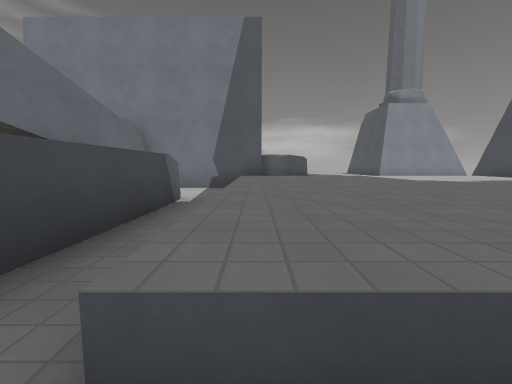
View 1 (above)

22 first-person views from a walk through a 3-D level made in the Godot game engine. The camera is 1.3 m above the floor, tilts 6° down and sees 90° across. The floor is counted in squares, 2 m on a side. Each view is taken from the middle of a square. On the plan, view 1 faces up. The plan holds only what a view shows up to about 9 squares ahead; the rest is blank. The place goes on beyond the plan. Surface patterns are stand-ins for the level's own textures.

View 2
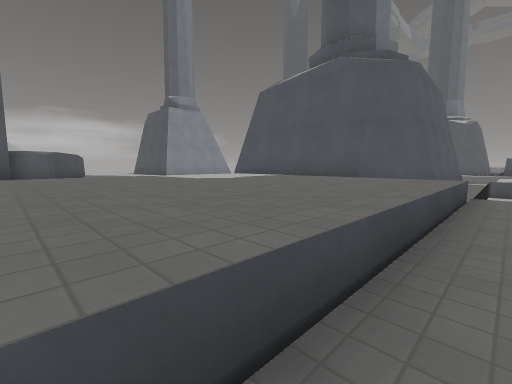

View 3
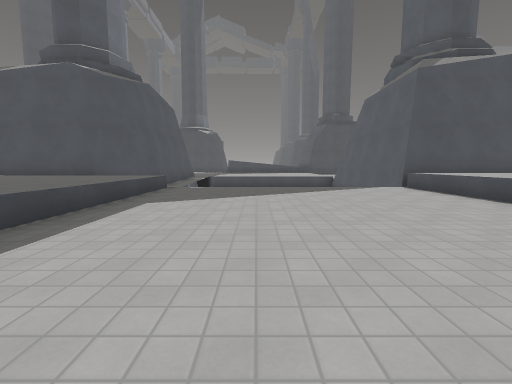

View 4
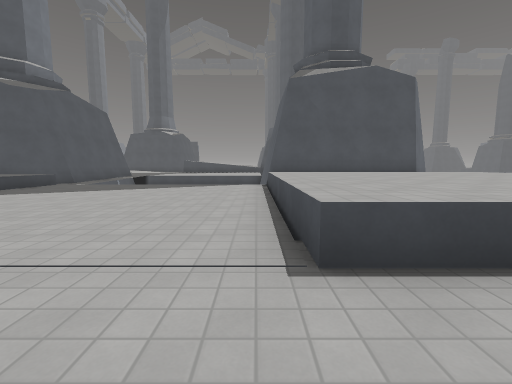

View 5
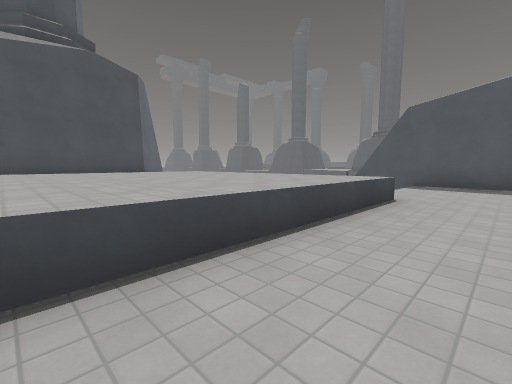

View 6
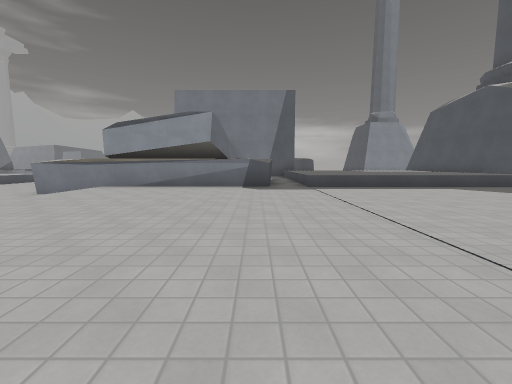

View 7
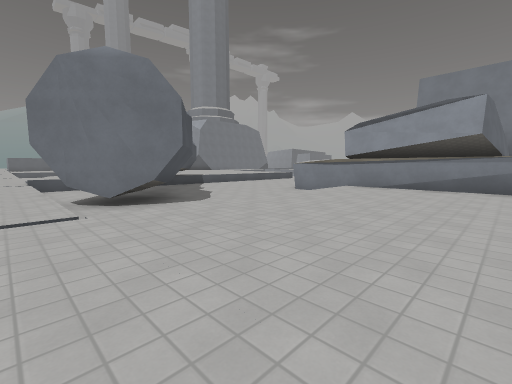

View 8
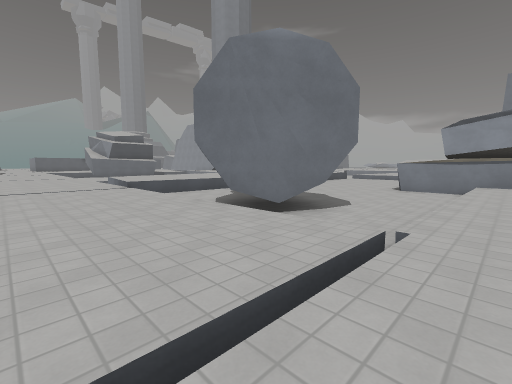

View 9
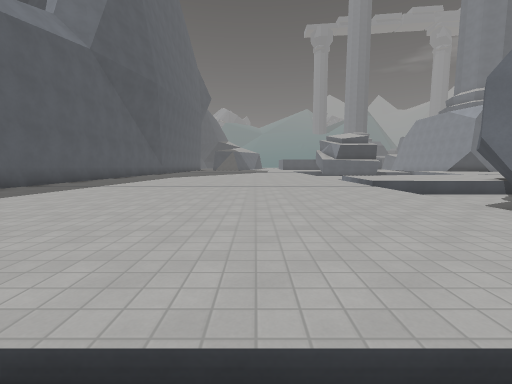

View 10
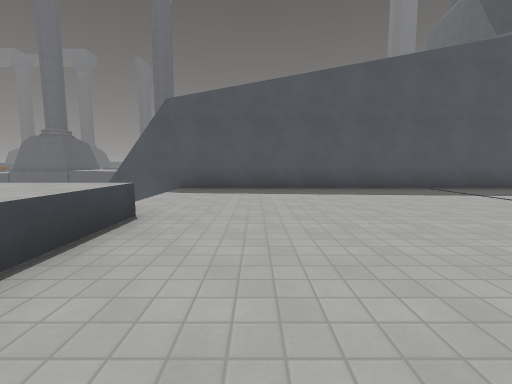

View 11
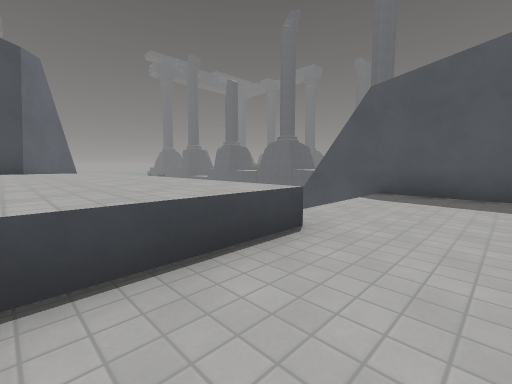

View 12
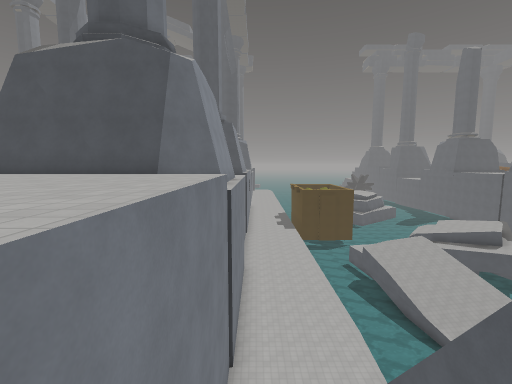

View 13
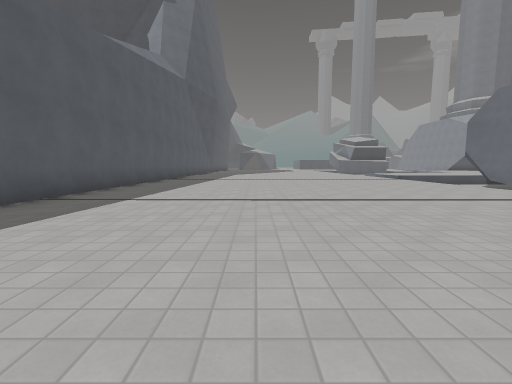

View 14
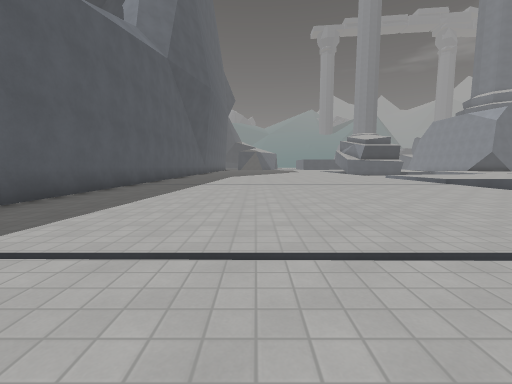

View 15
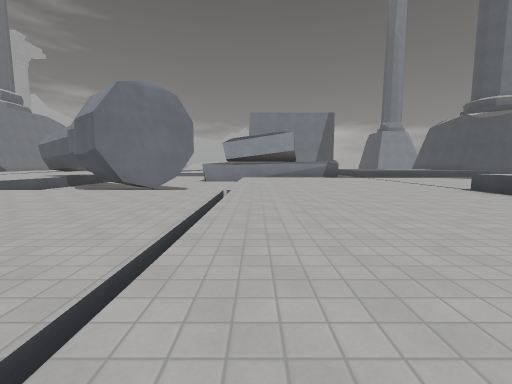

View 16
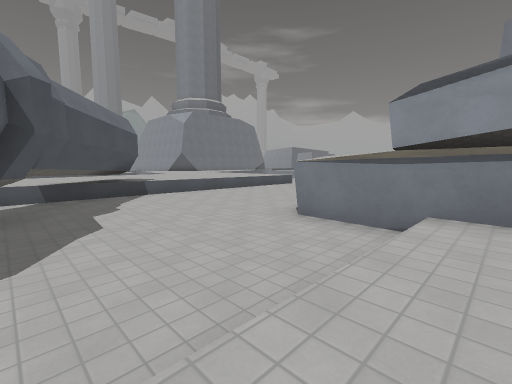

View 17
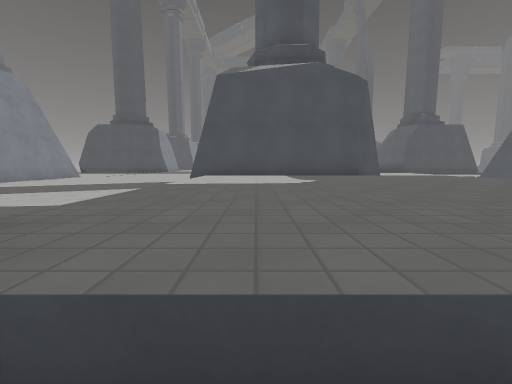

View 18
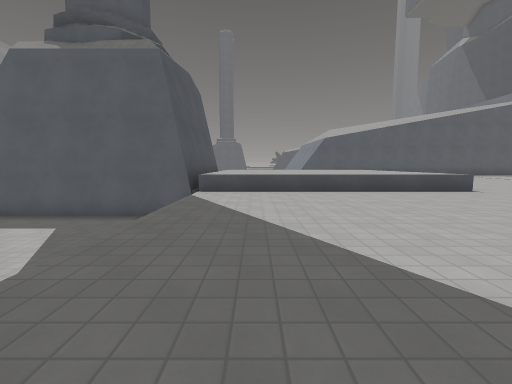

View 19
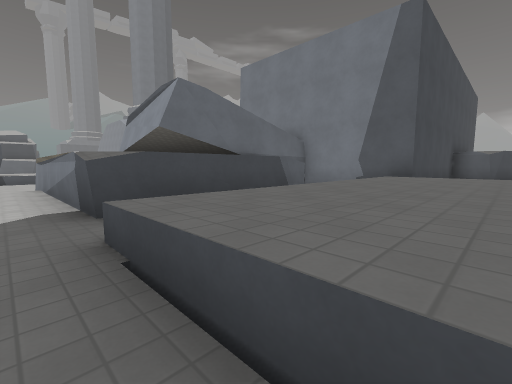

View 20
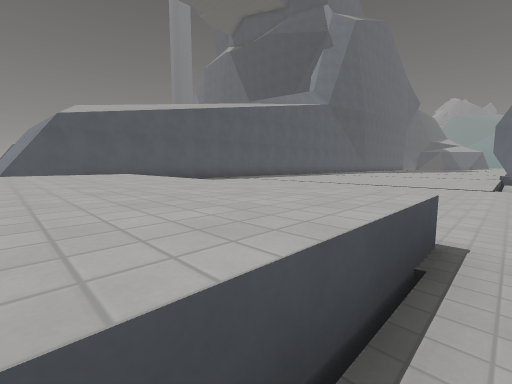

View 21
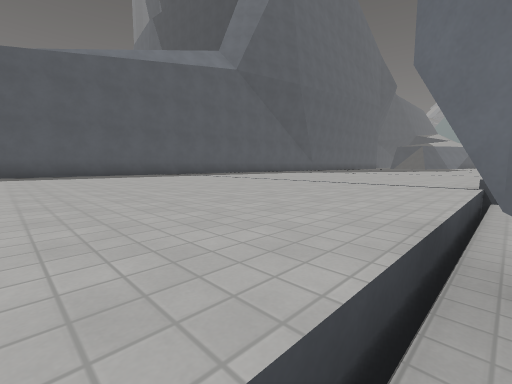

View 22
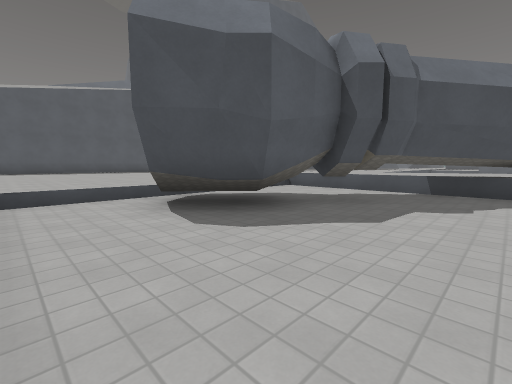

### Floor plan
Key: @ floor where view 1 was taken; # wall or solid block; . main floor; - floor 0.5 m lower than the main floor; / step, stairs or slope; ^ raised ledge; v drop or lower ground.
Columns run from 16 left of view 1 to 9 right of it. Each row starts with its distance up from view 1.
 14                        ..
 13                       ...
 12                      ....
 11                 #   .....
 10                 #  ......
  9                 #  .....
  8              ####      #
  7              #..^^^^^^^#
  6               ..^^^^^^^#
  5               #.^^^^^^^#
  4               ^.^^^^^^^#
  3     ---       ^.^^^^^^^#
  2   ^----       ^.^^^^^^^###
  1   ^----###^^^^^.^^^^^^^  #
  0  #^-------......@......
 -1 ^##-------.............
 -2 ^^##------.............
 -3 ^^^###----............. v
 -4  ^^-####--............. vv
 -5   ^--###-/............. vv
 -6  ^^--##--/.............###
 -7 ^^^....../......^^^^^^^###
 -8 ^^^.............^^^^^^^#
 -9 ^^^.............^^^^^^^#
-10 ^^^.............^^^^^^^#
-11 ^^^.............^^^^^^^#
-12  ^^.............^^^^^^^##
-13  ^^.............^^^^^^^.##
-14  ^^..............     vvv
-15  ^^..............     vvv
-16  ^^..............     vvv
-17  ##################   vvv
-18                   #     v
-19                         v

Where each view was taken, in squares from view 1:
view 1: 0 up, 0 right, facing up
view 2: 0 up, 0 right, facing up-right
view 3: 2 down, 1 left, facing right
view 4: 6 down, 2 left, facing right
view 5: 8 down, 2 left, facing down-right
view 6: 7 down, 2 left, facing up
view 7: 7 down, 3 left, facing up-left
view 8: 9 down, 6 left, facing up-left
view 9: 10 down, 6 left, facing left
view 10: 10 down, 2 left, facing down
view 11: 11 down, 2 left, facing down-right
view 12: 14 down, 0 right, facing right
view 13: 13 down, 2 left, facing left
view 14: 13 down, 5 left, facing left
view 15: 13 down, 6 left, facing up
view 16: 3 down, 6 left, facing up-left
view 17: 6 up, 1 left, facing right
view 18: 0 up, 5 right, facing down
view 19: 0 up, 2 right, facing up-left
view 20: 6 down, 2 right, facing down-left
view 21: 6 down, 8 left, facing down-left
view 22: 1 down, 7 left, facing down-left
